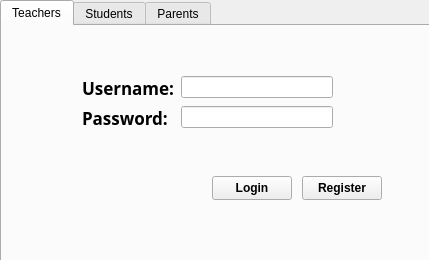
<?xml version="1.0" encoding="UTF-8"?>
<ui version="4.0">
 <class>MainWindow</class>
 <widget class="QMainWindow" name="MainWindow">
  <property name="geometry">
   <rect>
    <x>0</x>
    <y>0</y>
    <width>429</width>
    <height>260</height>
   </rect>
  </property>
  <property name="minimumSize">
   <size>
    <width>429</width>
    <height>260</height>
   </size>
  </property>
  <property name="maximumSize">
   <size>
    <width>455</width>
    <height>260</height>
   </size>
  </property>
  <property name="windowTitle">
   <string>Student Management System</string>
  </property>
  <property name="windowIcon">
   <iconset resource="ssl.qrc">
    <normaloff>:/smsht.png</normaloff>:/smsht.png</iconset>
  </property>
  <widget class="QWidget" name="centralwidget">
   <widget class="QTabWidget" name="tabWidget">
    <property name="geometry">
     <rect>
      <x>0</x>
      <y>0</y>
      <width>591</width>
      <height>401</height>
     </rect>
    </property>
    <property name="currentIndex">
     <number>0</number>
    </property>
    <widget class="QWidget" name="tab_1">
     <attribute name="title">
      <string>Teachers</string>
     </attribute>
     <widget class="QPushButton" name="tLogin">
      <property name="geometry">
       <rect>
        <x>210</x>
        <y>150</y>
        <width>80</width>
        <height>24</height>
       </rect>
      </property>
      <property name="font">
       <font>
        <bold>true</bold>
       </font>
      </property>
      <property name="text">
       <string>Login</string>
      </property>
     </widget>
     <widget class="QPushButton" name="pushButton_2">
      <property name="geometry">
       <rect>
        <x>300</x>
        <y>150</y>
        <width>80</width>
        <height>24</height>
       </rect>
      </property>
      <property name="font">
       <font>
        <bold>true</bold>
       </font>
      </property>
      <property name="text">
       <string>Register</string>
      </property>
     </widget>
     <widget class="QLabel" name="dbChecker">
      <property name="geometry">
       <rect>
        <x>20</x>
        <y>310</y>
        <width>541</width>
        <height>16</height>
       </rect>
      </property>
      <property name="styleSheet">
       <string notr="true">color: rgb(255, 0, 0);</string>
      </property>
      <property name="text">
       <string/>
      </property>
     </widget>
     <widget class="QWidget" name="layoutWidget">
      <property name="geometry">
       <rect>
        <x>80</x>
        <y>50</y>
        <width>251</width>
        <height>81</height>
       </rect>
      </property>
      <layout class="QFormLayout" name="formLayout">
       <item row="0" column="0">
        <widget class="QLabel" name="label">
         <property name="font">
          <font>
           <family>Segoe UI Semibold</family>
           <pointsize>13</pointsize>
           <bold>true</bold>
          </font>
         </property>
         <property name="text">
          <string>Username:</string>
         </property>
        </widget>
       </item>
       <item row="0" column="1">
        <widget class="QLineEdit" name="tUsername"/>
       </item>
       <item row="1" column="0">
        <widget class="QLabel" name="label_2">
         <property name="font">
          <font>
           <family>Segoe UI Semibold</family>
           <pointsize>13</pointsize>
           <bold>true</bold>
          </font>
         </property>
         <property name="text">
          <string>Password:</string>
         </property>
        </widget>
       </item>
       <item row="1" column="1">
        <widget class="QLineEdit" name="tPassword">
         <property name="text">
          <string/>
         </property>
        </widget>
       </item>
      </layout>
     </widget>
    </widget>
    <widget class="QWidget" name="tab_2">
     <attribute name="title">
      <string>Students</string>
     </attribute>
     <widget class="QPushButton" name="sLogin">
      <property name="geometry">
       <rect>
        <x>210</x>
        <y>150</y>
        <width>80</width>
        <height>24</height>
       </rect>
      </property>
      <property name="font">
       <font>
        <bold>true</bold>
       </font>
      </property>
      <property name="text">
       <string>Login</string>
      </property>
     </widget>
     <widget class="QPushButton" name="pushButton_4">
      <property name="geometry">
       <rect>
        <x>300</x>
        <y>150</y>
        <width>80</width>
        <height>24</height>
       </rect>
      </property>
      <property name="font">
       <font>
        <bold>true</bold>
       </font>
      </property>
      <property name="text">
       <string>Register</string>
      </property>
     </widget>
     <widget class="QLabel" name="dbChecker_2">
      <property name="geometry">
       <rect>
        <x>20</x>
        <y>310</y>
        <width>551</width>
        <height>16</height>
       </rect>
      </property>
      <property name="styleSheet">
       <string notr="true">color: rgb(255, 0, 0);</string>
      </property>
      <property name="text">
       <string/>
      </property>
     </widget>
     <widget class="QWidget" name="layoutWidget">
      <property name="geometry">
       <rect>
        <x>80</x>
        <y>50</y>
        <width>251</width>
        <height>71</height>
       </rect>
      </property>
      <layout class="QFormLayout" name="formLayout_2">
       <item row="0" column="0">
        <widget class="QLabel" name="label_4">
         <property name="font">
          <font>
           <family>Segoe UI Semibold</family>
           <pointsize>13</pointsize>
           <bold>true</bold>
          </font>
         </property>
         <property name="text">
          <string>Username:</string>
         </property>
        </widget>
       </item>
       <item row="0" column="1">
        <widget class="QLineEdit" name="sUsername"/>
       </item>
       <item row="1" column="0">
        <widget class="QLabel" name="label_3">
         <property name="font">
          <font>
           <family>Segoe UI Semibold</family>
           <pointsize>13</pointsize>
           <bold>true</bold>
          </font>
         </property>
         <property name="text">
          <string>Password:</string>
         </property>
        </widget>
       </item>
       <item row="1" column="1">
        <widget class="QLineEdit" name="sPassword">
         <property name="text">
          <string/>
         </property>
        </widget>
       </item>
      </layout>
     </widget>
    </widget>
    <widget class="QWidget" name="tab_3">
     <attribute name="title">
      <string>Parents</string>
     </attribute>
     <widget class="QPushButton" name="pLogin">
      <property name="geometry">
       <rect>
        <x>210</x>
        <y>150</y>
        <width>80</width>
        <height>24</height>
       </rect>
      </property>
      <property name="font">
       <font>
        <bold>true</bold>
       </font>
      </property>
      <property name="text">
       <string>Login</string>
      </property>
     </widget>
     <widget class="QPushButton" name="pushButton_6">
      <property name="geometry">
       <rect>
        <x>300</x>
        <y>150</y>
        <width>80</width>
        <height>24</height>
       </rect>
      </property>
      <property name="font">
       <font>
        <bold>true</bold>
       </font>
      </property>
      <property name="text">
       <string>Register</string>
      </property>
     </widget>
     <widget class="QLabel" name="dbChecker_3">
      <property name="geometry">
       <rect>
        <x>20</x>
        <y>310</y>
        <width>551</width>
        <height>16</height>
       </rect>
      </property>
      <property name="styleSheet">
       <string notr="true">color: rgb(255, 0, 0);</string>
      </property>
      <property name="text">
       <string/>
      </property>
     </widget>
     <widget class="QWidget" name="layoutWidget">
      <property name="geometry">
       <rect>
        <x>80</x>
        <y>50</y>
        <width>251</width>
        <height>84</height>
       </rect>
      </property>
      <layout class="QFormLayout" name="formLayout_3">
       <item row="0" column="0">
        <widget class="QLabel" name="label_6">
         <property name="font">
          <font>
           <family>Segoe UI Semibold</family>
           <pointsize>13</pointsize>
           <bold>true</bold>
          </font>
         </property>
         <property name="text">
          <string>Username:</string>
         </property>
        </widget>
       </item>
       <item row="1" column="0">
        <widget class="QLabel" name="label_5">
         <property name="font">
          <font>
           <family>Segoe UI Semibold</family>
           <pointsize>13</pointsize>
           <bold>true</bold>
          </font>
         </property>
         <property name="text">
          <string>Password:</string>
         </property>
        </widget>
       </item>
       <item row="1" column="1">
        <widget class="QLineEdit" name="pPassword">
         <property name="text">
          <string/>
         </property>
        </widget>
       </item>
       <item row="0" column="1">
        <widget class="QLineEdit" name="pUsername"/>
       </item>
      </layout>
     </widget>
    </widget>
   </widget>
  </widget>
  <widget class="QMenuBar" name="menubar">
   <property name="geometry">
    <rect>
     <x>0</x>
     <y>0</y>
     <width>429</width>
     <height>21</height>
    </rect>
   </property>
  </widget>
 </widget>
 <tabstops>
  <tabstop>tUsername</tabstop>
  <tabstop>tPassword</tabstop>
  <tabstop>tLogin</tabstop>
  <tabstop>pushButton_2</tabstop>
  <tabstop>sUsername</tabstop>
  <tabstop>sPassword</tabstop>
  <tabstop>sLogin</tabstop>
  <tabstop>pushButton_4</tabstop>
  <tabstop>pUsername</tabstop>
  <tabstop>pPassword</tabstop>
  <tabstop>pLogin</tabstop>
  <tabstop>pushButton_6</tabstop>
  <tabstop>tabWidget</tabstop>
 </tabstops>
 <resources>
  <include location="ssl.qrc"/>
 </resources>
 <connections/>
</ui>
